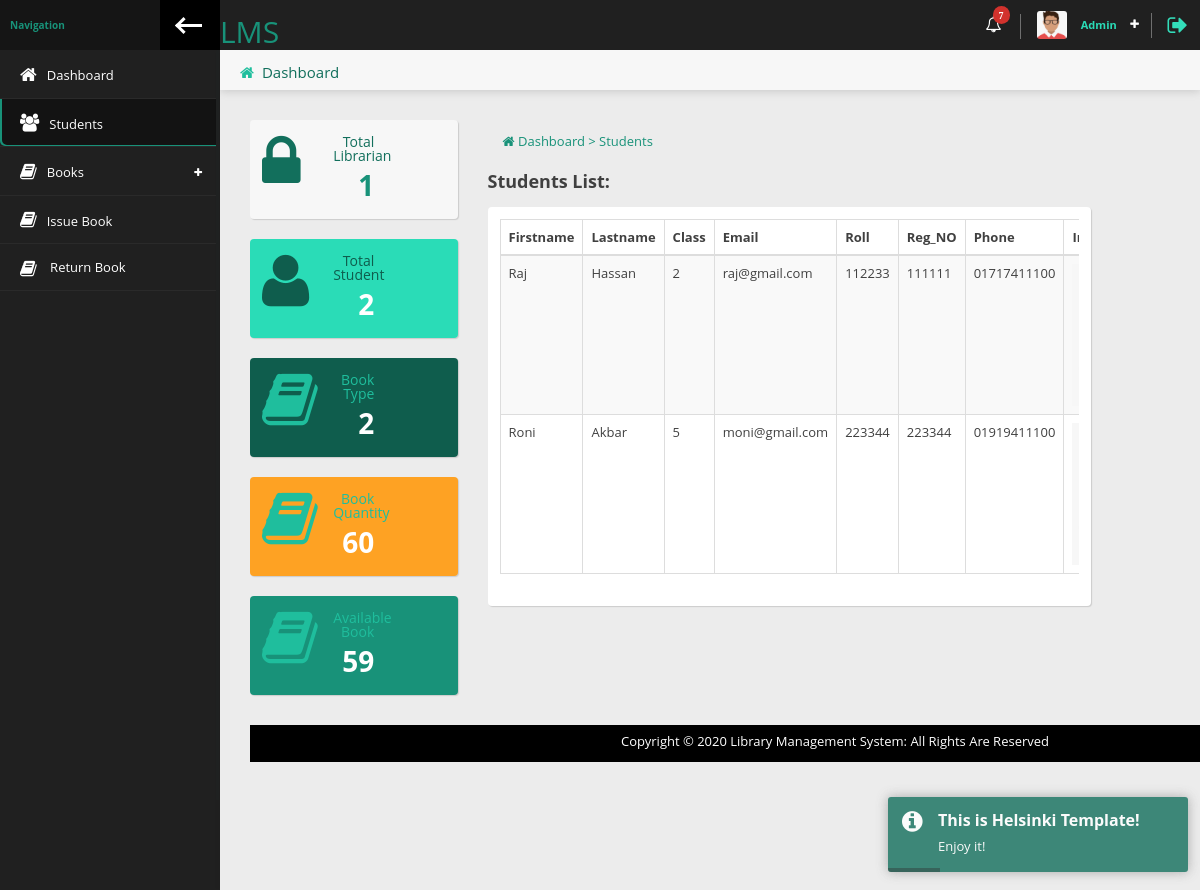
The page /lms_project/librarian/students.php on the database its author committed.
### tables this page shows
CREATE TABLE `students` (
  `id` int(5) NOT NULL,
  `firstname` varchar(50) NOT NULL,
  `lastname` varchar(50) NOT NULL,
  `class` int(2) NOT NULL,
  `email` varchar(100) NOT NULL,
  `roll` varchar(6) NOT NULL,
  `reg_no` varchar(6) NOT NULL,
  `username` varchar(50) NOT NULL,
  `password` varchar(50) NOT NULL,
  `c_password` varchar(50) NOT NULL,
  `phone` varchar(11) NOT NULL,
  `image` varchar(50) NOT NULL,
  `status` tinyint(1) NOT NULL DEFAULT '1',
  `created_at` timestamp NOT NULL DEFAULT CURRENT_TIMESTAMP
);

### lms_project/librarian/students.php (the view, shortened to what this page needs)
<?php
require_once 'header.php';
$query = mysqli_query($conn, "SELECT * FROM `students`" );
?>
<div class="col-sm-12 col-md-8" style="min-height: 550px;">
    <ul class="nav ">
        <li class="active-item"><a href="students.php"><i class="fa fa-home" aria-hidden="true"></i><span> Dashboard > Students</span></a></li>
        <div class="row animated fadeInUp">
            <div class="col-sm-12">
                <h4 class="section-subtitle"><b>Students List:</b></h4>
                <div class="panel">
                    <div class="panel-content">
                        <div class="table-responsive">
                            <table id="basic-table" class="data-table table table-striped nowrap table-hover table-bordered" cellspacing="0" width="100%">
                                <thead>
                                <tr>
                                    <th>Firstname</th>
                                    <th>Lastname</th>
                                    <th>Class</th>
                                    <th>Email</th>
                                    <th>Roll</th>
                                    <th>Reg_NO</th>
                                    <th>Phone</th>
                                    <th>Image</th>
                                </tr>
                                </thead>
                                    <tbody>
                                    <?php
                                    while ($row = mysqli_fetch_assoc($query)){
                                    ?>
                                    <tr>
                                        <td><?= ucwords($row['firstname']) ?></td>
                                        <td><?= ucwords($row['lastname']) ?></td>
                                        <td><?= $row['class'] ?></td>
                                        <td><?= $row['email'] ?></td>
                                        <td><?= $row['roll'] ?></td>
                                        <td><?= $row['reg_no'] ?></td>
                                        <td><?= $row['phone'] ?></td>
                                        <td><img src="<?= $row['image'] ?>" alt="Image"></td>
                                    </tr>
                                    <?php
                                    }
                                    ?>
                                   </tbody>
                            </table>
                        </div>
                    </div>
                </div>
            </div>
        </div>
    </ul>
</div>
<div class="col-sm-12 col-md-12">
    <?php require_once 'footer.php'?>

### rows shown on the page
students: firstname "Raj", lastname "Hassan", class "2", email "raj@gmail.com", roll "112233", reg_no "111111", phone "01717411100", image (picture)
students: firstname "Roni", lastname "Akbar", class "5", email "moni@gmail.com", roll "223344", reg_no "223344", phone "01919411100", image (picture)

### other values the page prints
$total_librarian "1"
$total_student "2"
$total_book "2"
$total_qun['total'] "60"
$total_qun['total'] "59"
